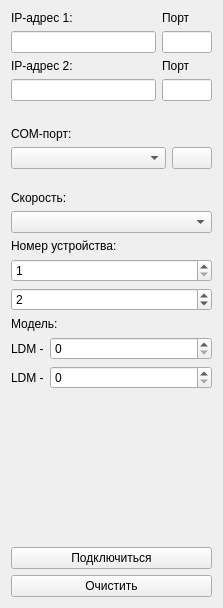
<?xml version="1.0" encoding="UTF-8"?>
<ui version="4.0">
 <class>ConnectionPanel</class>
 <widget class="QWidget" name="ConnectionPanel">
  <property name="geometry">
   <rect>
    <x>0</x>
    <y>0</y>
    <width>223</width>
    <height>608</height>
   </rect>
  </property>
  <property name="windowTitle">
   <string>Form</string>
  </property>
  <layout class="QGridLayout" name="gridLayout">
   <item row="12" column="0">
    <widget class="QLabel" name="DevNumlabel">
     <property name="text">
      <string>Номер устройства:</string>
     </property>
    </widget>
   </item>
   <item row="2" column="0">
    <layout class="QHBoxLayout" name="horizontalLayout_3">
     <item>
      <layout class="QVBoxLayout" name="verticalLayout_2">
       <item>
        <widget class="QLabel" name="IPlabel">
         <property name="enabled">
          <bool>true</bool>
         </property>
         <property name="text">
          <string>IP-адрес 1:</string>
         </property>
        </widget>
       </item>
       <item>
        <widget class="QLineEdit" name="ipAdd"/>
       </item>
      </layout>
     </item>
     <item>
      <layout class="QVBoxLayout" name="verticalLayout">
       <item>
        <widget class="QLabel" name="portLabel">
         <property name="sizePolicy">
          <sizepolicy hsizetype="Fixed" vsizetype="Preferred">
           <horstretch>0</horstretch>
           <verstretch>0</verstretch>
          </sizepolicy>
         </property>
         <property name="text">
          <string>Порт</string>
         </property>
        </widget>
       </item>
       <item>
        <widget class="QLineEdit" name="port">
         <property name="sizePolicy">
          <sizepolicy hsizetype="Fixed" vsizetype="Fixed">
           <horstretch>0</horstretch>
           <verstretch>0</verstretch>
          </sizepolicy>
         </property>
         <property name="maximumSize">
          <size>
           <width>50</width>
           <height>16777215</height>
          </size>
         </property>
        </widget>
       </item>
      </layout>
     </item>
    </layout>
   </item>
   <item row="22" column="0">
    <widget class="QPushButton" name="clearButton">
     <property name="text">
      <string>Очистить</string>
     </property>
    </widget>
   </item>
   <item row="10" column="0">
    <widget class="QLabel" name="SpdLabel">
     <property name="text">
      <string>Скорость:</string>
     </property>
    </widget>
   </item>
   <item row="21" column="0">
    <widget class="QPushButton" name="connectButton">
     <property name="text">
      <string>Подключиться</string>
     </property>
    </widget>
   </item>
   <item row="6" column="0">
    <widget class="QLabel" name="socketStateLabel">
     <property name="text">
      <string/>
     </property>
    </widget>
   </item>
   <item row="11" column="0">
    <widget class="QComboBox" name="spdBox"/>
   </item>
   <item row="13" column="0">
    <widget class="QSpinBox" name="deviceNumLine">
     <property name="minimum">
      <number>1</number>
     </property>
     <property name="maximum">
      <number>250</number>
     </property>
    </widget>
   </item>
   <item row="8" column="0">
    <layout class="QHBoxLayout" name="horizontalLayout_2">
     <item>
      <widget class="QComboBox" name="portsBox"/>
     </item>
     <item>
      <widget class="QPushButton" name="updAvblPortsButt">
       <property name="sizePolicy">
        <sizepolicy hsizetype="Fixed" vsizetype="Fixed">
         <horstretch>0</horstretch>
         <verstretch>0</verstretch>
        </sizepolicy>
       </property>
       <property name="text">
        <string/>
       </property>
       <property name="icon">
        <iconset resource="res.qrc">
         <normaloff>:/res/refresh.png</normaloff>:/res/refresh.png</iconset>
       </property>
      </widget>
     </item>
    </layout>
   </item>
   <item row="7" column="0">
    <widget class="QLabel" name="Portslabel">
     <property name="text">
      <string>COM-порт:</string>
     </property>
    </widget>
   </item>
   <item row="14" column="0">
    <widget class="QSpinBox" name="deviceNumLine2">
     <property name="minimum">
      <number>1</number>
     </property>
     <property name="maximum">
      <number>250</number>
     </property>
     <property name="value">
      <number>2</number>
     </property>
    </widget>
   </item>
   <item row="9" column="0">
    <widget class="QLabel" name="dscrLabel">
     <property name="font">
      <font>
       <pointsize>7</pointsize>
       <italic>true</italic>
      </font>
     </property>
     <property name="text">
      <string/>
     </property>
     <property name="textFormat">
      <enum>Qt::AutoText</enum>
     </property>
     <property name="alignment">
      <set>Qt::AlignRight|Qt::AlignTrailing|Qt::AlignVCenter</set>
     </property>
     <property name="wordWrap">
      <bool>false</bool>
     </property>
    </widget>
   </item>
   <item row="19" column="0">
    <spacer name="verticalSpacer">
     <property name="orientation">
      <enum>Qt::Vertical</enum>
     </property>
     <property name="sizeHint" stdset="0">
      <size>
       <width>20</width>
       <height>40</height>
      </size>
     </property>
    </spacer>
   </item>
   <item row="17" column="0">
    <layout class="QHBoxLayout" name="horizontalLayout_6">
     <item>
      <widget class="QLabel" name="ldm2_label">
       <property name="sizePolicy">
        <sizepolicy hsizetype="Fixed" vsizetype="Preferred">
         <horstretch>0</horstretch>
         <verstretch>0</verstretch>
        </sizepolicy>
       </property>
       <property name="text">
        <string>LDM -</string>
       </property>
      </widget>
     </item>
     <item>
      <widget class="QSpinBox" name="diamSpinBox2"/>
     </item>
    </layout>
   </item>
   <item row="16" column="0">
    <layout class="QHBoxLayout" name="horizontalLayout_4">
     <item>
      <widget class="QLabel" name="label_2">
       <property name="sizePolicy">
        <sizepolicy hsizetype="Fixed" vsizetype="Preferred">
         <horstretch>0</horstretch>
         <verstretch>0</verstretch>
        </sizepolicy>
       </property>
       <property name="text">
        <string>LDM -</string>
       </property>
      </widget>
     </item>
     <item>
      <widget class="QSpinBox" name="diamSpinBox1"/>
     </item>
    </layout>
   </item>
   <item row="3" column="0">
    <layout class="QHBoxLayout" name="horizontalLayout_5">
     <item>
      <layout class="QVBoxLayout" name="verticalLayout_4">
       <item>
        <widget class="QLabel" name="IPlabel2">
         <property name="text">
          <string>IP-адрес 2:</string>
         </property>
        </widget>
       </item>
       <item>
        <widget class="QLineEdit" name="ipAdd2"/>
       </item>
      </layout>
     </item>
     <item>
      <layout class="QVBoxLayout" name="verticalLayout_3">
       <item>
        <widget class="QLabel" name="portLabel2">
         <property name="sizePolicy">
          <sizepolicy hsizetype="Fixed" vsizetype="Preferred">
           <horstretch>0</horstretch>
           <verstretch>0</verstretch>
          </sizepolicy>
         </property>
         <property name="text">
          <string>Порт</string>
         </property>
        </widget>
       </item>
       <item>
        <widget class="QLineEdit" name="port2">
         <property name="sizePolicy">
          <sizepolicy hsizetype="Fixed" vsizetype="Fixed">
           <horstretch>0</horstretch>
           <verstretch>0</verstretch>
          </sizepolicy>
         </property>
         <property name="maximumSize">
          <size>
           <width>50</width>
           <height>16777215</height>
          </size>
         </property>
        </widget>
       </item>
      </layout>
     </item>
    </layout>
   </item>
   <item row="15" column="0">
    <widget class="QLabel" name="label">
     <property name="text">
      <string>Модель:</string>
     </property>
    </widget>
   </item>
  </layout>
 </widget>
 <resources>
  <include location="res.qrc"/>
 </resources>
 <connections/>
</ui>
